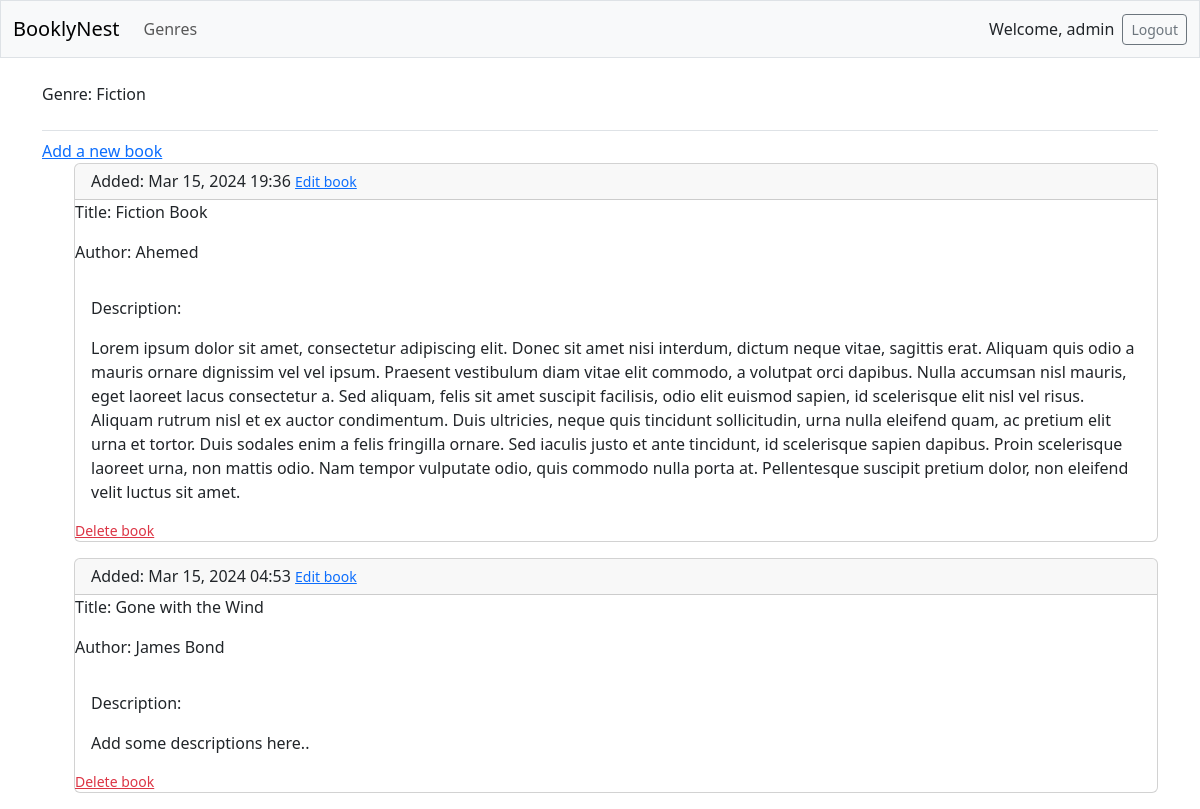
Page /genres/1 (signed in) on the committed database.
### bookly_nest/models.py (models this page shows, shortened)
class Genre(models.Model):
    name = models.CharField(max_length=100)
    date_added = models.DateTimeField(auto_now_add=True)
    owner = models.ForeignKey(User, on_delete=models.CASCADE)
    def __str__(self):
        return self.name

class Book(models.Model):
    genre = models.ForeignKey(Genre, on_delete=models.CASCADE, null=True)
    title = models.CharField(max_length=200)
    author = models.CharField(max_length=200)
    published_year = models.IntegerField()
    description = models.TextField()
    date_added = models.DateTimeField(auto_now_add=True)
    class Meta:
        verbose_name = "Book"
        verbose_name_plural = "Books"

### bookly_nest/views.py (the view)
# urls.py: path("genres/<int:genre_id>", views.genre, name="genre"),
@login_required
def genre(request, genre_id):
    genre = Genre.objects.get(id=genre_id)
    if genre.owner != request.user:
        raise Http404
    books = genre.book_set.order_by("-date_added")
    context = {"genre": genre, "books": books}
    return render(request, "bookly_nest/genre.html", context)

### bookly_nest/templates/bookly_nest/genre.html
{% extends "bookly_nest/base.html" %}
{% load django_bootstrap5 %}
{% block page_header %}
    <p>Genre: {{ genre }}</p>
{% endblock page_header %}
{% block content %}
    <a href="{% url "bookly_nest:new_book" genre.id %}">Add a new book</a>
    <ul>
        {% for book in books %}
            <div class="card mb-3">
                <h6 class="card-header">
                    Added:  {{ book.date_added|date:"M d, Y H:i" }}
                    <small><a href="{% url 'bookly_nest:edit_book' book.id %}">Edit book</a></small>
                </h6>
                <p>Title: {{ book.title }}</p>
                <p>Author: {{ book.author }}</p>
                <div class="card-body">
                    <p>Description:</p>
                    {{ book.description }}
                </div>
                <small>
                    <a class="text-danger"
                       href="{% url 'bookly_nest:delete_book' book.id %}">Delete book</a>
                </small>
            </div>
        {% empty %}
            <p>No books found.</p>
        {% endfor %}
    </ul>
{% endblock content %}

### bookly_nest/templates/bookly_nest/base.html (shortened to what this page needs)
<!DOCTYPE html>
<html lang="en">
    <head>
        {% load django_bootstrap5 %}
        {% bootstrap_css %}
    </head>
    <body>
        <nav class="navbar navbar-expand-md navbar-light bg-light mb-4 border">
            <div class="container-fluid">
                <a class="navbar-brand" href="{% url "bookly_nest:index" %}">BooklyNest</a>
                <div class="collapse navbar-collapse" id="navbarCollapse">
                    <ul class="navbar-nav me-auto mb-2 mb-md-0">
                        <li class="nav-item">
                            <a class="nav-link"  href="{% url "bookly_nest:genres" %}">Genres</a>
                        </li>
                    </ul>
                    <ul class="navbar-nav ms-auto mb-2 mb-md-0">
                        {% if user.is_authenticated %}
                            <li class="nav-item">
                                <span class="nav-text me-2">Welcome, {{ user.username }}</span>
                            </li>
                        {% endif %}
                    </ul>
                    {% if user.is_authenticated %}
                        <form action="{% url 'accounts:logout' %}" method='post'>
                            <button type="submit" class="btn btn-outline-secondary btn-sm">Logout</button>
                        </form>
                    {% endif %}
                </div>
            </div>
        </nav>
        <main class="container">
            <div class="pb-2 mb-2 border-bottom">
                {% block page_header %}
                {% endblock page_header %}
            </div>
            <div>
                {% block content %}
                {% endblock content %}
            </div>
        </main>
    </body>
</html>

### rows in the picture
Genre: name "Fiction"
Book: date_added "Mar 15, 2024 19:36", title "Fiction Book", author "Ahemed", description "Lorem ipsum dolor sit amet, consectetur adipiscing elit. Donec sit amet nisi interdum, dictum neque vitae, sagittis erat. Aliquam quis odio a mauris ornare dignissim vel vel ipsum. Praesent vestibulum diam vitae elit commodo, a volutpat orci dapibus. Nulla accumsan nisl mauris, eget laoreet lacus consectetur a. Sed aliquam, felis sit amet suscipit facilisis, odio elit euismod sapien, id scelerisque elit nisl vel risus. Aliquam rutrum nisl et ex auctor condimentum. Duis ultricies, neque quis tincidunt sollicitudin, urna nulla eleifend quam, ac pretium elit urna et tortor. Duis sodales enim a felis fringilla ornare. Sed iaculis justo et ante tincidunt, id scelerisque sapien dapibus. Proin…"
Book: date_added "Mar 15, 2024 04:53", title "Gone with the Wind", author "James Bond", description "Add some descriptions here.."

### other values in the picture
{{ user.username }} "admin"
